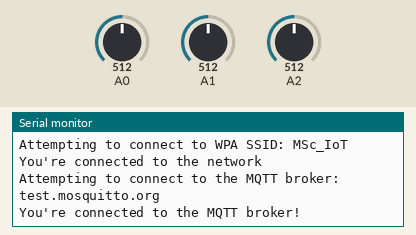
Recording of a sketch running on a simulated Arduino MKR. On the bench: the last lines printed to the serial monitor. The inputs (shaded band) are chosen by the test bench; at power-on: A0 = 512, A1 = 512, A2 = 512. WiFi joins after 1.5 s; servers stay silent unless stated; no MQTT or app messages arrive unless stated.

Above: at 2.7 s.
2.8 s: A0 set to 716
At 9.0 s:
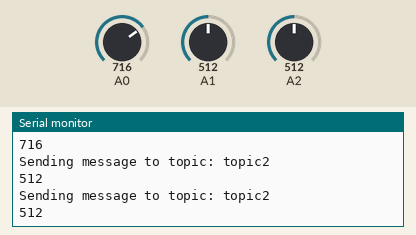
13.6 s: A1 set to 306
At 17.5 s:
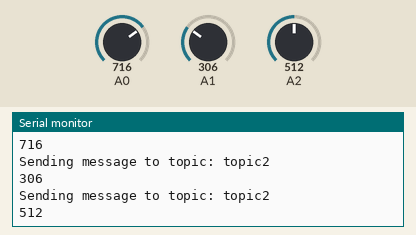
24.4 s: A2 set to 900
At 33.2 s:
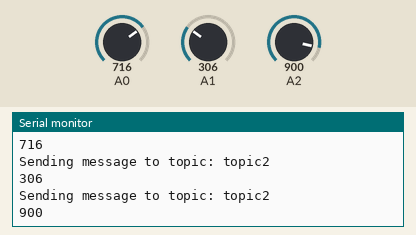
35.2 s: A2 set to 1023
At 40.5 s:
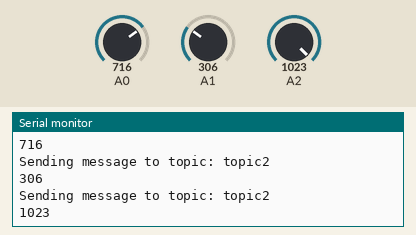
46.0 s: A1 set to 122
At 49.0 s:
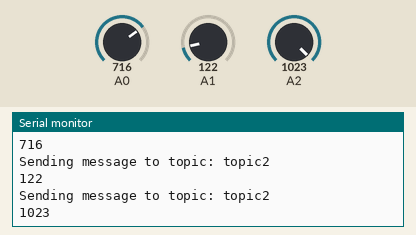
56.8 s: A0 set to 511
Timing chart, 0 to 59.8 s (numbered marks = the images above; inputs shaded):
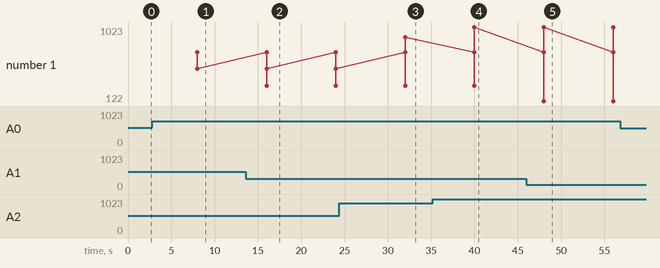

Measured:
- after the input at 2.8 s, the serial monitor: prints a new line after 5.2 s (image 1)
- after the input at 13.6 s, the serial monitor: prints a new line after 2.4 s (image 2)
- after the input at 24.4 s, the serial monitor: prints a new line after 7.6 s (image 3)
- after the input at 35.2 s, the serial monitor: prints a new line after 4.8 s (image 4)
- after the input at 46.0 s, the serial monitor: prints a new line after 2.0 s (image 5)
- plotted number 1: 512 → 900 after the input at 24.4 s, 900 → 1023 after the input at 35.2 s

The sketch:

MQTT_publisher.ino
```cpp
#include <ArduinoMqttClient.h>
#include <WiFiNINA.h>

///////please enter your sensitive data in the Secret tab/arduino_secrets.h
char ssid[] = "MSc_IoT";        // your network SSID (name)
char pass[] = "MSc_IoT@UCL";   // your network password (use for WPA, or use as key for WEP)

WiFiClient wifiClient;
MqttClient mqttClient(wifiClient);

const char broker[] = "test.mosquitto.org";
int        port     = 1883;
const char topic[]  = "topic1";
const char topic2[]  = "topic2";
const char topic3[]  = "topic3";

//set interval for sending messages (milliseconds)
const long interval = 8000;
unsigned long previousMillis = 0;

int count = 0;

void setup() {
  //Initialize serial and wait for port to open:
  Serial.begin(9600);
  while (!Serial) {
    ; // wait for serial port to connect. Needed for native USB port only
  }

  // attempt to connect to Wifi network:
  Serial.print("Attempting to connect to WPA SSID: ");
  Serial.println(ssid);
  while (WiFi.begin(ssid, pass) != WL_CONNECTED) {
    // failed, retry
    Serial.print(".");
    delay(5000);
  }

  Serial.println("You're connected to the network");
  Serial.println();

  Serial.print("Attempting to connect to the MQTT broker: ");
  Serial.println(broker);

  if (!mqttClient.connect(broker, port)) {
    Serial.print("MQTT connection failed! Error code = ");
    Serial.println(mqttClient.connectError());

    while (1);
  }

  Serial.println("You're connected to the MQTT broker!");
  Serial.println();
}

void loop() {
  // call poll() regularly to allow the library to send MQTT keep alive which
  // avoids being disconnected by the broker
  mqttClient.poll();

  unsigned long currentMillis = millis();

  if (currentMillis - previousMillis >= interval) {
    // save the last time a message was sent
    previousMillis = currentMillis;

    //record random value from A0, A1 and A2
    int Rvalue = analogRead(A0);
    int Rvalue2 = analogRead(A1);
    int Rvalue3 = analogRead(A2);

    Serial.print("Sending message to topic: ");
    Serial.println(topic);
    Serial.println(Rvalue);

    Serial.print("Sending message to topic: ");
    Serial.println(topic2);
    Serial.println(Rvalue2);

    Serial.print("Sending message to topic: ");
    Serial.println(topic2);
    Serial.println(Rvalue3);

    // send message, the Print interface can be used to set the message contents
    mqttClient.beginMessage(topic);
    mqttClient.print(Rvalue);
    mqttClient.endMessage();

    mqttClient.beginMessage(topic2);
    mqttClient.print(Rvalue2);
    mqttClient.endMessage();

    mqttClient.beginMessage(topic3);
    mqttClient.print(Rvalue3);
    mqttClient.endMessage();

    Serial.println();
  }
}
```
